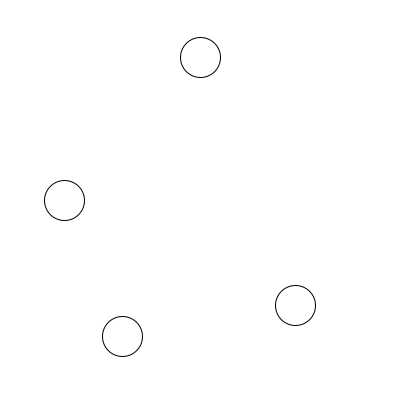
Frame 1 (no input)
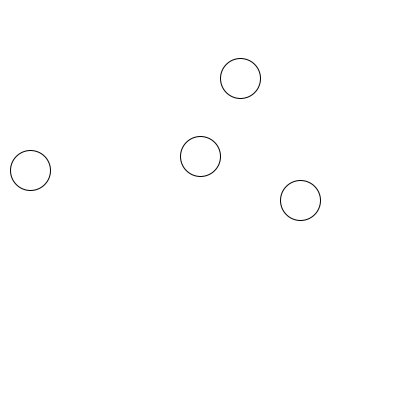
Frame 60 (the mouse pressed at the canvas centre just before this capture)
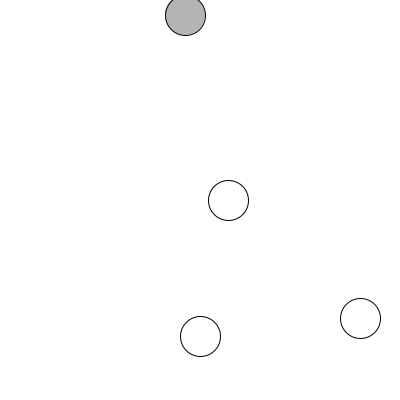
Frame 120 (the mouse held since frame 60 and released just before this capture)

The Processing sketch that drew these frames (run headless with seeded random() and noise(); from frame 60 on, the mouse is pressed at the canvas centre):

// Processing sketch: ActiveTrace
// ── ActiveTrace.pde
// Session 4 demo: the starter, plus a console report.
// Each frame it counts the active balls, and prints a line whenever that count changes.

ArrayList<Ball> balls = new ArrayList<Ball>();
int lastActive = 4;

void setup() {
  size(400, 400);
  balls.add(new Ball(60, 200, 4, 0));
  balls.add(new Ball(200, 60, 0, -3));
  balls.add(new Ball(300, 300, -5, 5));
  balls.add(new Ball(120, 330, 2, 6));
}

void draw() {
  background(255);
  for (Ball b : balls) {
    b.move();
    b.show();
  }
  int active = 0;
  for (Ball b : balls) {
    if (b.bounces < 3) {
      active = active + 1;
    }
  }
  if (active != lastActive) {
    println("frame " + frameCount + ": " + active + " active");
    lastActive = active;
  }
}

class Ball {
  float x;
  float y;
  float xSpeed;
  float ySpeed;
  int bounces;

  Ball(float startX, float startY, float startXSpeed, float startYSpeed) {
    x = startX;
    y = startY;
    xSpeed = startXSpeed;
    ySpeed = startYSpeed;
    bounces = 0;
  }

  void move() {
    if (bounces < 3) {
      x = x + xSpeed;
      y = y + ySpeed;
      if (x > width - 20 || x < 20) {
        xSpeed = -xSpeed;
        bounces = bounces + 1;
      }
      if (y > height - 20 || y < 20) {
        ySpeed = -ySpeed;
        bounces = bounces + 1;
      }
    }
  }

  void show() {
    if (bounces < 3) {
      fill(255);
    } else {
      fill(180);
    }
    circle(x, y, 40);
  }
}
